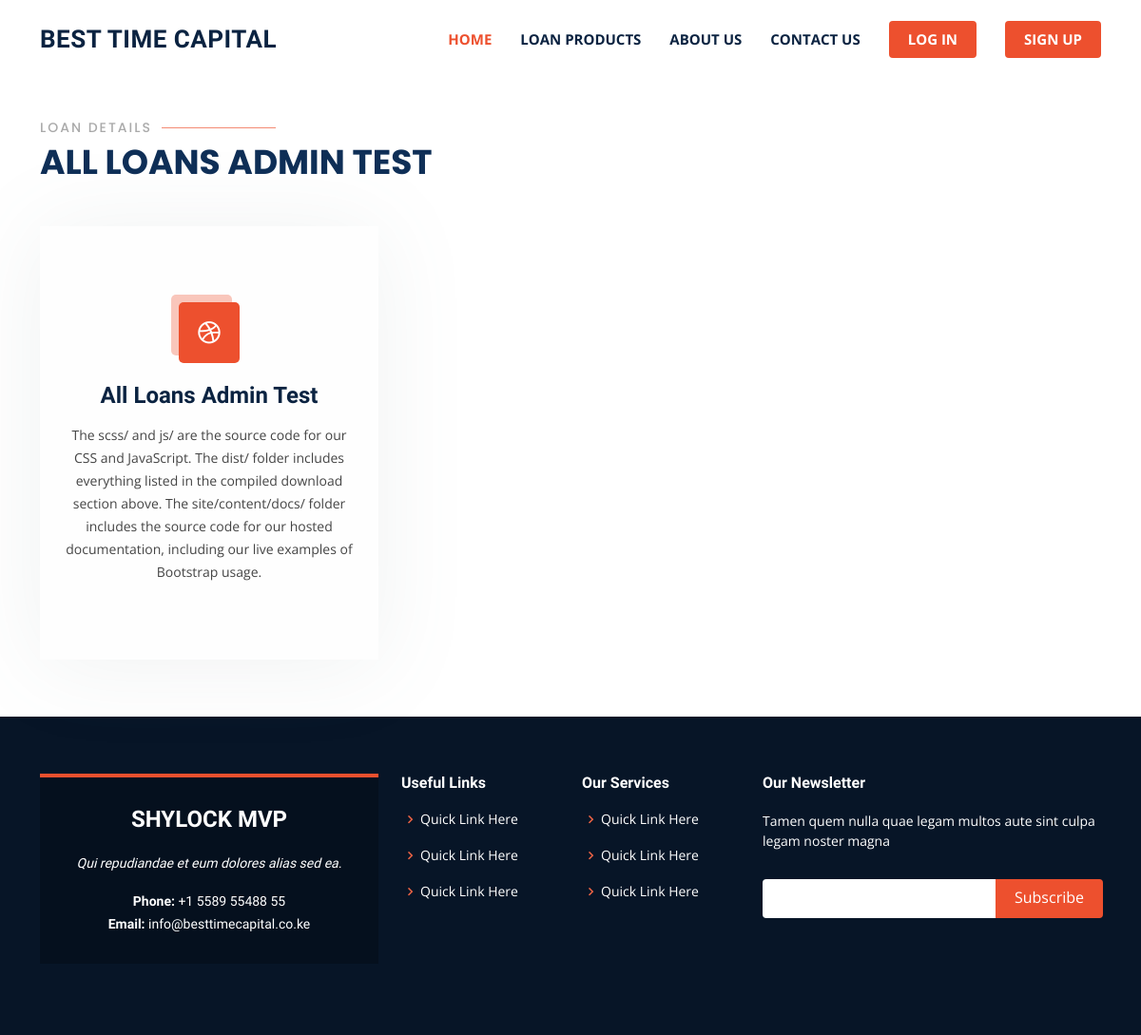
Page /loans/2/details on the committed database.
### loans/models.py (models this page shows, shortened)
class Loans(models.Model):
    loan_title = models.CharField(max_length=255)
    loan_description = models.TextField()
    interest = models.IntegerField()
    thumbnail = models.ImageField(upload_to ='uploads/')
    created_by = models.ForeignKey(User, related_name='loans', on_delete=models.CASCADE)
    created_at = models.DateTimeField(auto_now_add=True)
    changed_at = models.DateTimeField(auto_now=True)

### loans/views.py (the view)
# urls.py: path('loans/<int:loan_id>/details', loan_detail, name="loan_detail"),
def loan_detail(request, loan_id):
    loan = Loans.objects.get(pk=loan_id)
    context = {
        "loan": loan,
    }
    return render(request, 'loans/loan_detail.html', context)

### loans/templates/loans/loan_detail.html (shortened to what this page needs)
{% extends "base.html" %}
{% load static %}
{% block content %}
<main id="main">
    <section id="services" class="services" style="margin-top: 70px;">
      <div class="container" data-aos="fade-up">
        <div class="section-title">
          <h2>Loan Details</h2>
          <p>{{ loan.loan_title }}</p>
        </div>
        <div class="row">
          <div class="col-lg-4 col-md-6 d-flex align-items-stretch" data-aos="zoom-in" data-aos-delay="100">
            <div class="icon-box">
              <div class="icon"><i class="bx bxl-dribbble"></i></div>
              <h4><a href="{% url 'apply_for_loan' loan.id %}">{{ loan.loan_title }}</a></h4>
              <p>{{ loan.loan_description }}</p>
            </div>
          </div>
        </div>
      </div>
    </section>
  </main>
 {% endblock content %}

### static/assets/css/style.css (style rules this page uses)
body { font-family: "Open Sans", sans-serif; color: #444444; }
a { color: #ed502e; text-decoration: none; }
h1, h2, h3, h4, h5, h6 { font-family: "Raleway", sans-serif; }
section { padding: 60px 0; }
.section-title { padding-bottom: 40px; }
.section-title h2 { font-size: 14px; font-weight: 500; padding: 0; line-height: 1px; margin: 0 0 5px 0; letter-spacing: 2px; text-transform: uppercase; color: #aaaaaa; font-family: "Poppins", sans-serif; }
.section-title h2::after { content: ""; width: 120px; height: 1px; display: inline-block; background: #f38b74; margin: 4px 10px; }
.section-title p { margin: 0; margin: 0; font-size: 36px; font-weight: 700; text-transform: uppercase; font-family: "Poppins", sans-serif; color: #0f2f57; }
.services .icon-box { text-align: center; background: #fefefe; box-shadow: 0px 5px 90px 0px rgba(110, 123, 131, 0.1); padding: 80px 20px; transition: all ease-in-out 0.3s; }
.services .icon-box .icon { margin: 0 auto; width: 64px; height: 64px; background: #ed502e; border-radius: 5px; transition: all 0.3s ease-out 0s; display: flex; align-items: center; justify-content: center; margin-bottom: 20px; transform-style: preserve-3d; position: relative; z-index: 2; }
.services .icon-box .icon i { color: #fff; font-size: 28px; }
.services .icon-box .icon::before { position: absolute; content: ""; left: -8px; top: -8px; height: 100%; width: 100%; background: #f9c6bb; border-radius: 5px; transition: all 0.3s ease-out 0s; transform: translateZ(-1px); z-index: 1; }
.services .icon-box h4 { font-weight: 700; margin-bottom: 15px; font-size: 24px; }
.services .icon-box h4 a { color: #0b2341; }
.services .icon-box p { line-height: 24px; font-size: 14px; margin-bottom: 0; }

### rows in the picture
Loans: loan_title "ALL LOANS ADMIN TEST", loan_title "All Loans Admin Test", loan_description "The scss/ and js/ are the source code for our CSS and JavaScript. The dist/ folder includes everything listed in the compiled download section above. The site/content/docs/ folder includes the source code for our hosted documentation, including our live examples of Bootstrap usage."
